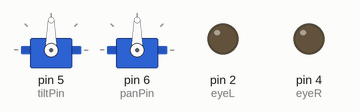
Recording of a sketch running on a simulated Arduino Uno, built with avr-gcc and run on an emulated ATmega328P. On the bench: 2 × servo, output pins drawn as LEDs (lit = HIGH). Random numbers use the default seed unless the sketch sets one.

Above: at 0.1 s.
At 15.3 s:
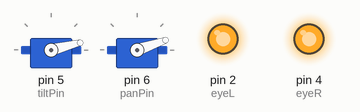
At 21.14 s:
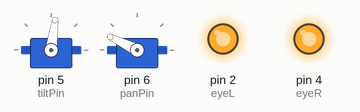
At 33.7 s:
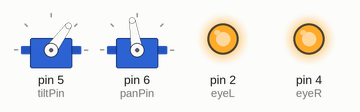
Timing chart, 0 to 40.0 s (numbered marks = the images above):
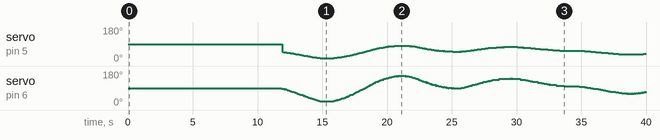

The sketch:

TiltPan.ino
```cpp
#include <FastLED.h>
#include <Servo.h>

// declare constants
const int tiltPin = 5;
const int panPin = 6;
const int joyXPin = A0;
const int joyYPin = A3;
const int switchPin = 8;
const int printEvery = 500;
const int tiltMin = 10;
const int tiltMax = 90;
const int panMin = 10;
const int panMax = 170;

// eye timing
const int eyeL = 2;
const int eyeR = 4;
boolean eyesOpen = true;
const int eyesOpenDuration = 10000;
const int eyesClosedDuration = 1000;

int joyX, joyY;
long currentTime;
long prevTime;
int tiltPos;
int panPos;
boolean manualMode;
float tiltNoiseValue;
float panNoiseValue;

// the noise variables
float tiltOffset = random(1000); //start with random seed
float panOffset = random(1000);
float tiltIncrement = 1;
float panIncrement = 5;
int noiseMin = 50;
int noiseMax = 190;
// declare Servos
Servo tilt;
Servo pan;

void setup() {
  Serial.begin(9600);
  tilt.attach(tiltPin);
  pan.attach(panPin);
  // Move the tilt through from 0 to 180
  sweep(tilt);
  sweep(pan);
  joyX = 0;
  joyY = 0;
  currentTime = 0;
  pinMode(eyeL,OUTPUT);
  pinMode(eyeR,OUTPUT);
  prevTime = 0;
  tiltPos = tiltMin;
  panPos = panMin;
  manualMode = false;
  tiltNoiseValue = inoise8(tiltOffset);
  tiltPos = constrain(map(tiltNoiseValue, noiseMin, noiseMax, tiltMin, tiltMax), tiltMin, tiltMax);
  panNoiseValue = inoise8(tiltOffset);
  panPos = constrain(map(panNoiseValue, noiseMin, noiseMax, panMin, panMax), panMin, panMax);
  digitalWrite(eyeL,HIGH);
  digitalWrite(eyeR,HIGH);
}


void loop() {
  // decide if in manualMode
  if (manualMode) {
    // read the joyStick
    joyX = map(analogRead(joyXPin), 0, 1023, -512, 512);
    joyY = map(analogRead(joyYPin), 0, 1023, -512, 512);

    // print them out every printEvery milliseconds
    printJoystick();
    shiftByJoystick();
  } else {
    tiltNoiseValue = inoise8(tiltOffset);
    tiltPos = constrain(map(tiltNoiseValue, noiseMin, noiseMax, tiltMin, tiltMax), tiltMin, tiltMax);
    panNoiseValue = inoise8(tiltOffset);
    panPos = constrain(map(panNoiseValue, noiseMin, noiseMax, panMin, panMax), panMin, panMax);
    tiltOffset += tiltIncrement;
    panOffset += panIncrement;
    pan.write(panPos);
    delay(15);
    tilt.write(tiltPos);
    delay(15);
//    printAutoData();
  }
}

void printAutoData(){
      Serial.print("TiltNoiseValue\t");
        Serial.print(tiltNoiseValue);
        Serial.print("...TiltPos:\t");
        Serial.print(tiltPos);
        Serial.print("...PanNoiseValue:\t");
        Serial.print(panNoiseValue);
        Serial.print("...PanPos:\t");
        Serial.println(panPos);
  }

void shiftByJoystick() {
  if (joyX == -512) {
    shiftServo(1, -1);
  }
  if (joyX == 512) {
    shiftServo(1, 1);
  }
  if (joyY == 512) {
    shiftServo(0, 1);
  }
  if (joyY == -512) {
    shiftServo(0, -1);
  }
}


void shiftServo(int servo, int dir) {
  switch (servo) {
    case 0:
      tiltPos += dir;
      constrain(tiltPos, tiltMin, tiltMax);
      tilt.write(tiltPos);
      delay(15);
      break;
    case 1:
      panPos += dir;
      constrain(panPos, panMin, panMax);
      pan.write(panPos);
      delay(15);
      break;
  }

}


void printJoystick() {
  // prints joystick data to the serial port every printEvery milliseconds
  currentTime = millis();
  if (currentTime - prevTime > printEvery) {
    Serial.print("joyX:\t");
    Serial.print(joyX);
    Serial.print("\tjoyY:\t");
    Serial.println(joyY);
    prevTime = currentTime;
  }
}

void sweep(Servo s) {
  // sweep servos back and forth through the full range of motion
  s.write(0);
  delay(500);
  for (int pos = 0; pos < 180; pos ++) {
    s.write(pos);
    delay(15);
  }
  for (int pos = 180; pos >= 0; pos --) {
    s.write(pos);
    delay(15);
  }
}
```
